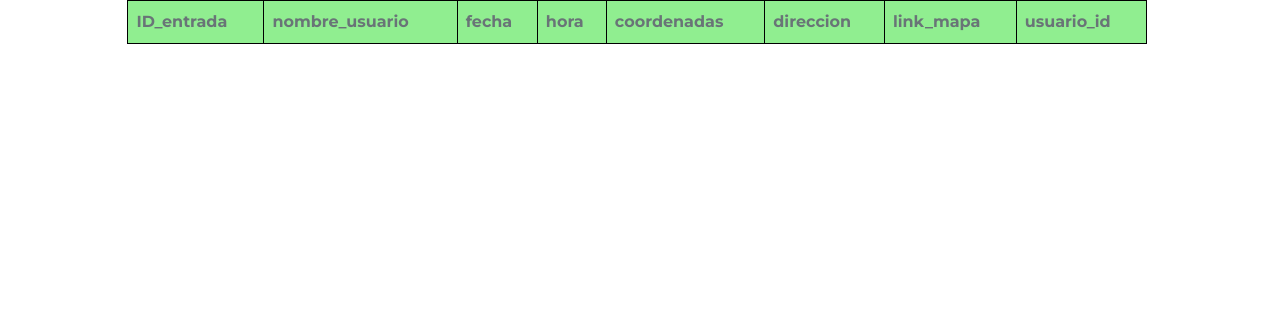
The app's page /vista_salida/, older data.
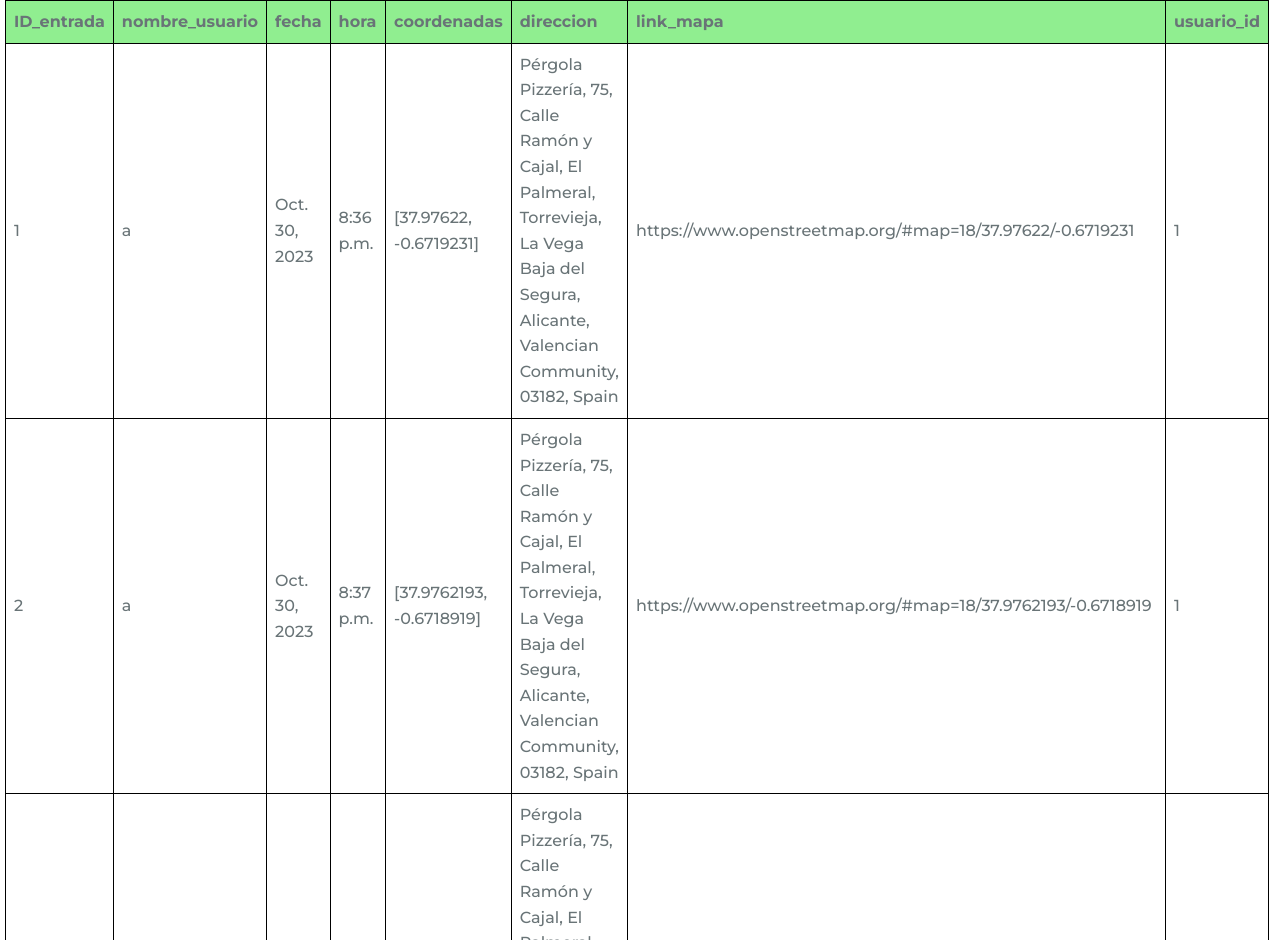
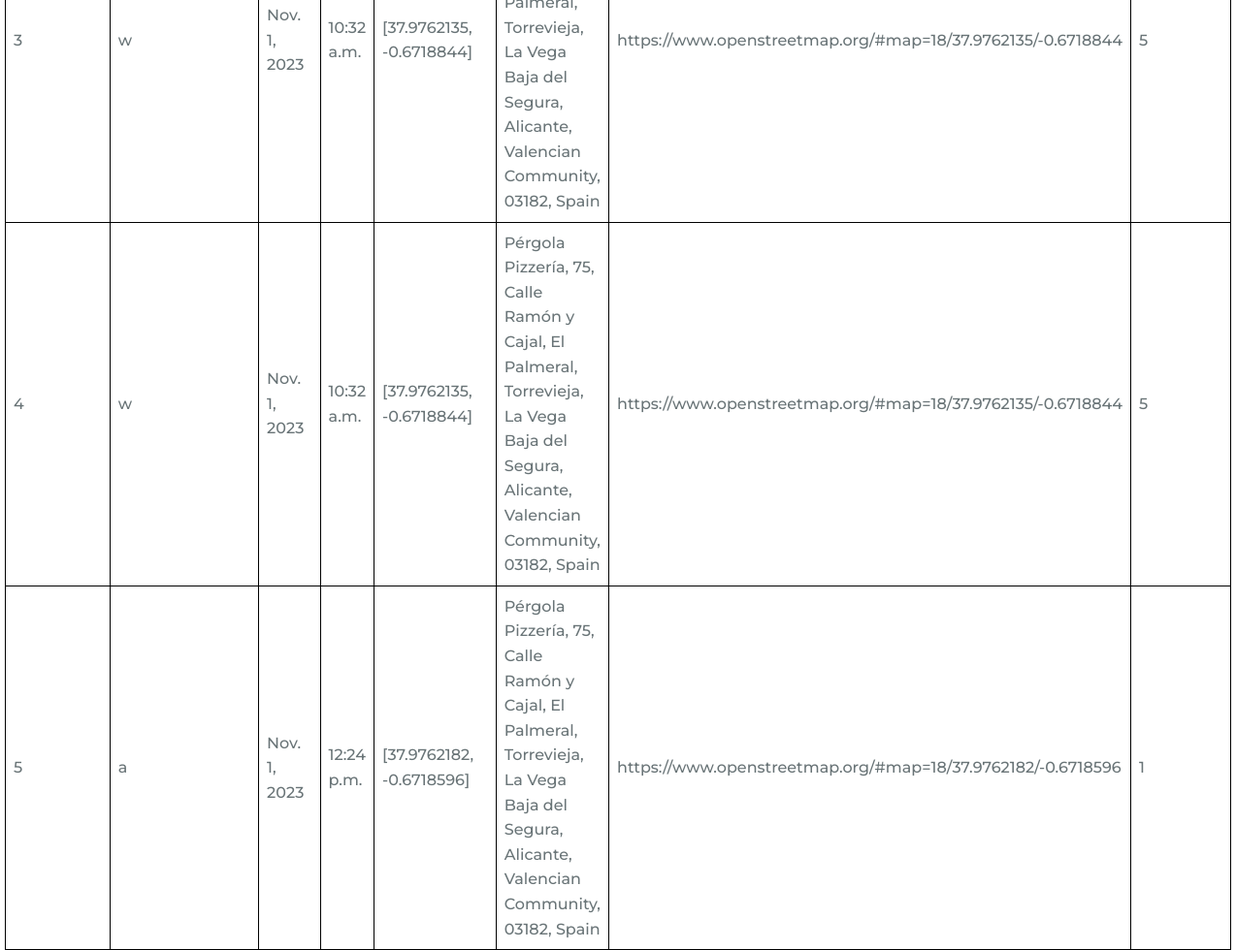
The same page, newer data (2 pictures, top to bottom).
### gestionEmpleados/models.py (models this page shows, shortened)
class Salida(models.Model):
    id_salida=models.AutoField(primary_key=True)
    usuario=models.ForeignKey(Usuario,on_delete=models.CASCADE,related_name='salidas')
    nombre_usuario=models.CharField(max_length=200)
    fecha=models.DateField()
    hora=models.TimeField(auto_now_add=True)
    coordenadas=models.CharField(max_length=500)
    direccion=models.CharField(max_length=1000)
    link_mapa=models.CharField(max_length=1000)

### gestionEmpleados/views.py (the view)
# urls.py: path('vista_salida/',views.vista_salida,name='vista_salida'),
def vista_salida(request):
    salidas=Salida.objects.all()
    return render(request,'salidas.html',{'salidas': salidas})

### gestionEmpleados/templates/salidas.html (shortened to what this page needs)
{% load static %}
<!DOCTYPE html>
<html>
    <head>
        <link rel="stylesheet" href="{% static 'assets/css/styles.css' %}">
    </head>
    <body>
        <table>
            <thead>
              <tr>
                <th>ID_entrada</th>
                <th>nombre_usuario</th>
                <th>fecha</th>
                <th>hora</th>
                <th>coordenadas</th>
                <th>direccion</th>
                <th>link_mapa</th>
                <th>usuario_id</th>
              </tr>
            </thead>
            <tbody>
              {% for salida in salidas %}
              <tr data-username="{{salida.nombre_usuario}}" data-tipo="salida">
                  <td>{{ salida.id_salida }}</td>
                  <td>{{ salida.nombre_usuario }}</td>
                  <td>{{ salida.fecha }}</td>
                  <td>{{ salida.hora }}</td>
                  <td>{{salida.coordenadas}}</td>
                  <td>{{salida.direccion}}</td>
                  <td>{{salida.link_mapa}}</td>
                  <td>{{salida.usuario_id}}</td>
                </tr>
              {% endfor %}
            </tbody>
          </table>
    </body>
</html>

Row changes from the older to the newer data that the page shows:
added Salida: id_salida "1", nombre_usuario "a", fecha "Oct. 30, 2023", hora "8:36 p.m.", coordenadas "[37.97622, -0.6719231]", direccion "Pérgola Pizzería, 75, Calle Ramón y Cajal, El Palmeral, Torrevieja, La Vega Baja del Segura, Alicante, Valencian Community, 03182, Spain", link_mapa "https://www.openstreetmap.org/#map=18/37.97622/-0.6719231", usuario_id "1"
added Salida: id_salida "2", nombre_usuario "a", fecha "Oct. 30, 2023", hora "8:37 p.m.", coordenadas "[37.9762193, -0.6718919]", direccion "Pérgola Pizzería, 75, Calle Ramón y Cajal, El Palmeral, Torrevieja, La Vega Baja del Segura, Alicante, Valencian Community, 03182, Spain", link_mapa "https://www.openstreetmap.org/#map=18/37.9762193/-0.6718919", usuario_id "1"
added Salida: id_salida "3", nombre_usuario "w", fecha "Nov. 1, 2023", hora "10:32 a.m.", coordenadas "[37.9762135, -0.6718844]", direccion "Pérgola Pizzería, 75, Calle Ramón y Cajal, El Palmeral, Torrevieja, La Vega Baja del Segura, Alicante, Valencian Community, 03182, Spain", link_mapa "https://www.openstreetmap.org/#map=18/37.9762135/-0.6718844", usuario_id "5"
added Salida: id_salida "4", nombre_usuario "w", fecha "Nov. 1, 2023", hora "10:32 a.m.", coordenadas "[37.9762135, -0.6718844]", direccion "Pérgola Pizzería, 75, Calle Ramón y Cajal, El Palmeral, Torrevieja, La Vega Baja del Segura, Alicante, Valencian Community, 03182, Spain", link_mapa "https://www.openstreetmap.org/#map=18/37.9762135/-0.6718844", usuario_id "5"
added Salida: id_salida "5", nombre_usuario "a", fecha "Nov. 1, 2023", hora "12:24 p.m.", coordenadas "[37.9762182, -0.6718596]", direccion "Pérgola Pizzería, 75, Calle Ramón y Cajal, El Palmeral, Torrevieja, La Vega Baja del Segura, Alicante, Valencian Community, 03182, Spain", link_mapa "https://www.openstreetmap.org/#map=18/37.9762182/-0.6718596", usuario_id "1"
